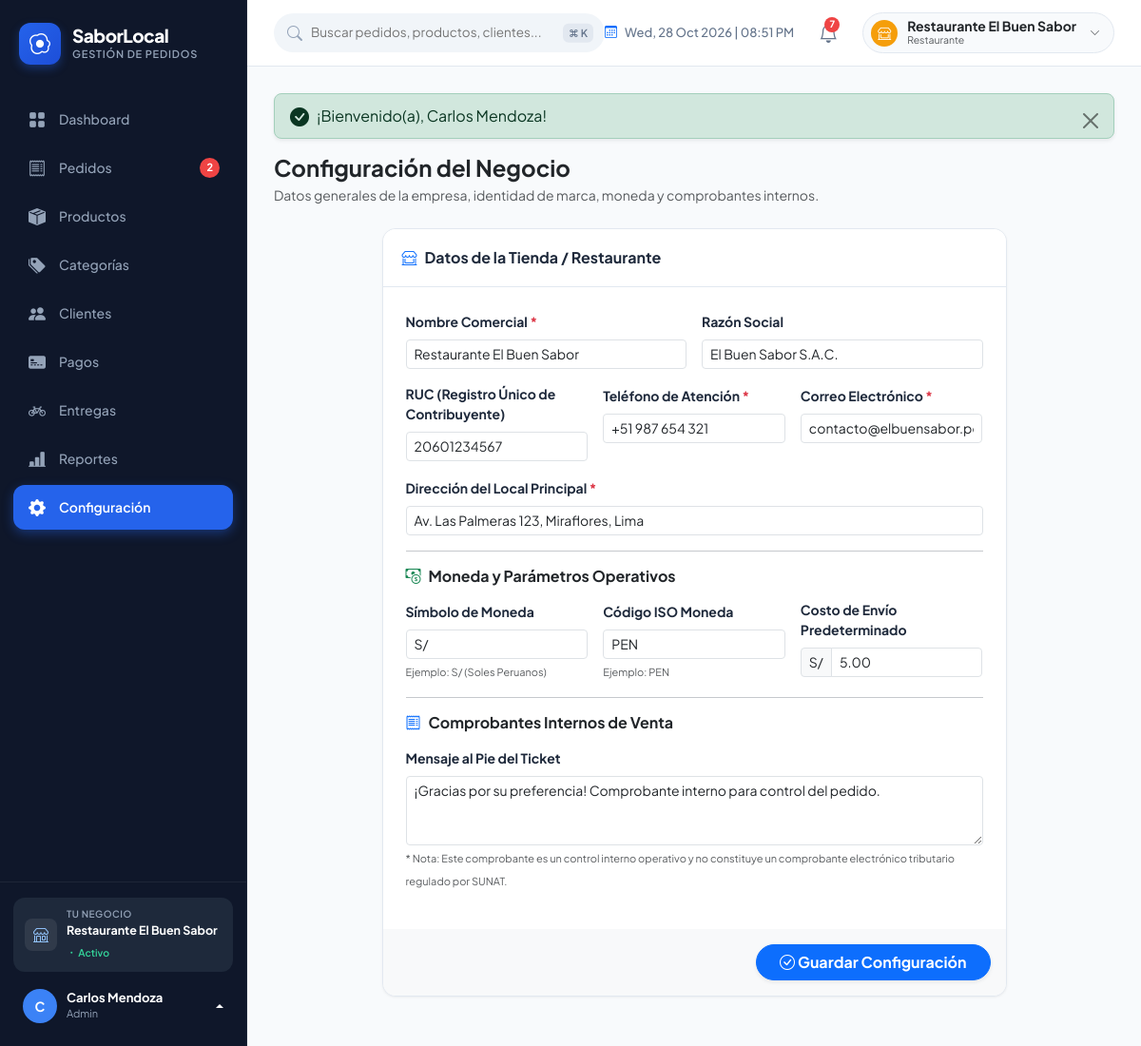
Page /index.php?route=configuracion (signed in) on the committed database.
### tables this page shows
CREATE TABLE `configuracion_negocio` (
  `id` INT AUTO_INCREMENT PRIMARY KEY,
  `nombre_comercial` VARCHAR(150) NOT NULL DEFAULT 'Restaurante El Buen Sabor',
  `ruc` VARCHAR(20) DEFAULT '20601234567',
  `razon_social` VARCHAR(200) DEFAULT 'El Buen Sabor S.A.C.',
  `direccion` VARCHAR(255) DEFAULT 'Av. Las Palmeras 123, Miraflores, Lima',
  `telefono` VARCHAR(50) DEFAULT '+51 987 654 321',
  `email` VARCHAR(150) DEFAULT 'contacto@elbuensabor.pe',
  `logo` VARCHAR(255) DEFAULT 'logo.png',
  `moneda_simbolo` VARCHAR(10) NOT NULL DEFAULT 'S/',
  `moneda_codigo` VARCHAR(10) NOT NULL DEFAULT 'PEN',
  `igv_porcentaje` DECIMAL(5,2) NOT NULL DEFAULT 18.00,
  `costo_envio_predeterminado` DECIMAL(10,2) NOT NULL DEFAULT 5.00,
  `mensaje_ticket` TEXT DEFAULT '¡Gracias por su preferencia! Comprobante interno sin valor tributario.',
  `created_at` DATETIME NOT NULL DEFAULT CURRENT_TIMESTAMP,
  `updated_at` DATETIME NOT NULL DEFAULT CURRENT_TIMESTAMP ON UPDATE CURRENT_TIMESTAMP
);

### app/Controllers/ConfiguracionController.php (called while the page is built, shortened)
<?php
class ConfiguracionController {
    public function index(): void {
        $configuracion = Configuracion::get();
        require __DIR__ . '/../../views/configuracion/index.php';
    }
}

### index.php (called while the page is built, shortened)
<?php
spl_autoload_register(function ($class) {
    $prefix = 'App\\';
    $base_dir = __DIR__ . '/app/';
    $len = strlen($prefix);
    $relative_class = substr($class, $len);
    $file = $base_dir . str_replace('\\', '/', $relative_class) . '.php';
});
$route = $_GET['route'] ?? '';
$route = trim($route, '/');
$method = $_SERVER['REQUEST_METHOD'] ?? 'GET';
$router = require __DIR__ . '/routes/web.php';
$router($route, $method);

### app/Helpers/AuthHelper.php (called while the page is built, shortened)
<?php
class AuthHelper {
    public static function check(): bool {
        return isset($_SESSION['usuario_id']) && !empty($_SESSION['usuario_id']);
    }
    public static function user(): ?array {
        return [
            'id'     => $_SESSION['usuario_id'],
            'nombre' => $_SESSION['usuario_nombre'] ?? 'Usuario',
            'email'  => $_SESSION['usuario_email'] ?? '',
            'rol'    => $_SESSION['usuario_rol'] ?? 'empleado',
            'avatar' => $_SESSION['usuario_avatar'] ?? null
        ];
    }
    public static function rol(): string {
        return $_SESSION['usuario_rol'] ?? 'empleado';
    }
    public static function isAdmin(): bool {
        return self::rol() === 'admin';
    }
}

### app/Models/Configuracion.php (called while the page is built, shortened)
<?php
class Configuracion {
    public static function get(): array {
        $db = Database::getConnection();
        $stmt = $db->query("SELECT * FROM configuracion_negocio LIMIT 1");
        $conf = $stmt->fetch();
        return $conf;
    }
}

### views/configuracion/index.php (the view, shortened to what this page needs)
<?php
require __DIR__ . '/../layouts/header.php';
require __DIR__ . '/../layouts/sidebar.php';
?>
<main class="app-main">
    <?php require __DIR__ . '/../layouts/navbar.php'; ?>
    <div class="app-content">
        <?= FlashHelper::render() ?>
        <div class="d-flex flex-wrap align-items-center justify-content-between gap-3 mb-4">
            <div>
                <h2 class="h4 fw-bold text-dark mb-1">Configuración del Negocio</h2>
                <p class="text-muted small mb-0">Datos generales de la empresa, identidad de marca, moneda y comprobantes internos.</p>
            </div>
        </div>
        <div class="row justify-content-center">
            <div class="col-12 col-xl-9">
                <div class="card-enterprise">
                    <div class="card-header-clean">
                        <div class="card-title-clean">
                            <i class="bi bi-shop-window text-primary"></i> Datos de la Tienda / Restaurante
                        </div>
                    </div>
                    <form action="index.php?route=configuracion" method="POST">
                        <div class="card-body-clean p-4">
                            <div class="row g-3 mb-3">
                                <div class="col-md-6">
                                    <label class="form-label small fw-bold">Nombre Comercial <span class="text-danger">*</span></label>
                                    <input type="text" name="nombre_comercial" class="form-control form-control-sm" value="<?= htmlspecialchars($configuracion['nombre_comercial']) ?>" required>
                                </div>
                                <div class="col-md-6">
                                    <label class="form-label small fw-bold">Razón Social</label>
                                    <input type="text" name="razon_social" class="form-control form-control-sm" value="<?= htmlspecialchars($configuracion['razon_social']) ?>">
                                </div>
                                <div class="col-md-4">
                                    <label class="form-label small fw-bold">RUC (Registro Único de Contribuyente)</label>
                                    <input type="text" name="ruc" class="form-control form-control-sm" value="<?= htmlspecialchars($configuracion['ruc']) ?>">
                                </div>
                                <div class="col-md-4">
                                    <label class="form-label small fw-bold">Teléfono de Atención <span class="text-danger">*</span></label>
                                    <input type="text" name="telefono" class="form-control form-control-sm" value="<?= htmlspecialchars($configuracion['telefono']) ?>" required>
                                </div>
                                <div class="col-md-4">
                                    <label class="form-label small fw-bold">Correo Electrónico <span class="text-danger">*</span></label>
                                    <input type="email" name="email" class="form-control form-control-sm" value="<?= htmlspecialchars($configuracion['email']) ?>" required>
                                </div>
                                <div class="col-12">
                                    <label class="form-label small fw-bold">Dirección del Local Principal <span class="text-danger">*</span></label>
                                    <input type="text" name="direccion" class="form-control form-control-sm" value="<?= htmlspecialchars($configuracion['direccion']) ?>" required>
                                </div>
                            </div>
                            <hr class="my-3">
                            <h6 class="fw-bold text-dark mb-3"><i class="bi bi-cash-coin text-success me-2"></i>Moneda y Parámetros Operativos</h6>
                            <div class="row g-3 mb-3">
                                <div class="col-md-4">
                                    <label class="form-label small fw-bold">Símbolo de Moneda</label>
                                    <input type="text" name="moneda_simbolo" class="form-control form-control-sm" value="<?= htmlspecialchars($configuracion['moneda_simbolo']) ?>" required>
                                    <span class="text-muted" style="font-size: 11px;">Ejemplo: S/ (Soles Peruanos)</span>
                                </div>
                                <div class="col-md-4">
                                    <label class="form-label small fw-bold">Código ISO Moneda</label>
                                    <input type="text" name="moneda_codigo" class="form-control form-control-sm" value="<?= htmlspecialchars($configuracion['moneda_codigo']) ?>" required>
                                    <span class="text-muted" style="font-size: 11px;">Ejemplo: PEN</span>
                                </div>
                                <div class="col-md-4">
                                    <label class="form-label small fw-bold">Costo de Envío Predeterminado</label>
                                    <div class="input-group input-group-sm">
                                        <span class="input-group-text bg-light">S/</span>
                                        <input type="number" step="0.50" min="0" name="costo_envio_predeterminado" class="form-control form-control-sm" value="<?= number_format($configuracion['costo_envio_predeterminado'], 2, '.', '') ?>" required>
                                    </div>
                                </div>
                            </div>
                            <hr class="my-3">
                            <h6 class="fw-bold text-dark mb-3"><i class="bi bi-receipt text-primary me-2"></i>Comprobantes Internos de Venta</h6>
                            <div class="mb-3">
                                <label class="form-label small fw-bold">Mensaje al Pie del Ticket</label>
                                <textarea name="mensaje_ticket" class="form-control form-control-sm" rows="3"><?= htmlspecialchars($configuracion['mensaje_ticket']) ?></textarea>
                                <span class="text-muted" style="font-size: 11px;">
                                    * Nota: Este comprobante es un control interno operativo y no constituye un comprobante electrónico tributario regulado por SUNAT.
                                </span>
                            </div>
                        </div>
                        <div class="card-footer bg-light p-3 text-end">
                            <button type="submit" class="btn btn-primary rounded-pill px-4 fw-bold shadow-sm">
                                <i class="bi bi-check-circle me-1.5"></i> Guardar Configuración
                            </button>
                        </div>
                    </form>
                </div>
            </div>
        </div>
    </div>
</main>
<?php require __DIR__ . '/../layouts/footer.php'; ?>

### views/layouts/sidebar.php (shortened to what this page needs)
<?php
$conf = Configuracion::get();
$user = AuthHelper::user();
$route = $_GET['route'] ?? 'dashboard';
$db = Database::getConnection();
$pendingCount = (int)$db->query("SELECT COUNT(*) FROM pedidos WHERE estado = 'pendiente'")->fetchColumn();
?>
<aside class="app-sidebar" id="appSidebar">
    <div class="sidebar-header">
        <div class="brand-icon">
            <i class="bi bi-egg-fried"></i>
        </div>
        <div>
            <h1 class="brand-title">SaborLocal</h1>
            <p class="brand-subtitle">Gestión de Pedidos</p>
        </div>
    </div>
    <nav class="sidebar-menu">
        <a href="index.php?route=dashboard" class="nav-item-link <?= in_array($route, ['', 'dashboard']) ? 'active' : '' ?>">
            <span class="nav-label"><i class="bi bi-grid-fill"></i> Dashboard</span>
        </a>
        <a href="index.php?route=pedidos" class="nav-item-link <?= str_starts_with($route, 'pedidos') ? 'active' : '' ?>">
            <span class="nav-label"><i class="bi bi-receipt"></i> Pedidos</span>
            <?php if ($pendingCount > 0): ?>
                <span class="nav-badge-pill"><?= $pendingCount ?></span>
            <?php endif; ?>
        </a>
        <a href="index.php?route=productos" class="nav-item-link <?= str_starts_with($route, 'productos') ? 'active' : '' ?>">
            <span class="nav-label"><i class="bi bi-box-seam-fill"></i> Productos</span>
        </a>
        <a href="index.php?route=categorias" class="nav-item-link <?= str_starts_with($route, 'categorias') ? 'active' : '' ?>">
            <span class="nav-label"><i class="bi bi-tags-fill"></i> Categorías</span>
        </a>
        <a href="index.php?route=clientes" class="nav-item-link <?= str_starts_with($route, 'clientes') ? 'active' : '' ?>">
            <span class="nav-label"><i class="bi bi-people-fill"></i> Clientes</span>
        </a>
        <a href="index.php?route=pagos" class="nav-item-link <?= str_starts_with($route, 'pagos') ? 'active' : '' ?>">
            <span class="nav-label"><i class="bi bi-credit-card-2-front-fill"></i> Pagos</span>
        </a>
        <a href="index.php?route=entregas" class="nav-item-link <?= str_starts_with($route, 'entregas') ? 'active' : '' ?>">
            <span class="nav-label"><i class="bi bi-bicycle"></i> Entregas</span>
        </a>
        <a href="index.php?route=reportes" class="nav-item-link <?= str_starts_with($route, 'reportes') ? 'active' : '' ?>">
            <span class="nav-label"><i class="bi bi-bar-chart-line-fill"></i> Reportes</span>
        </a>
        <?php if (AuthHelper::isAdmin()): ?>
        <a href="index.php?route=configuracion" class="nav-item-link <?= str_starts_with($route, 'configuracion') ? 'active' : '' ?>">
            <span class="nav-label"><i class="bi bi-gear-fill"></i> Configuración</span>
        </a>
        <?php endif; ?>
    </nav>
    <div class="sidebar-footer">
        <div class="sidebar-business-card">
            <div class="business-icon-box">
                <i class="bi bi-shop"></i>
            </div>
            <div class="business-details">
                <p class="business-label">Tu negocio</p>
                <p class="business-name"><?= htmlspecialchars($conf['nombre_comercial']) ?></p>
                <span class="business-status"><i class="bi bi-dot"></i> Activo</span>
            </div>
        </div>
        <div class="dropdown dropup">
            <a href="#" class="sidebar-user-card dropdown-toggle" data-bs-toggle="dropdown" aria-expanded="false">
                <div class="user-avatar-img">
                    <?= strtoupper(substr($user['nombre'] ?? 'U', 0, 1)) ?>
                </div>
                <div class="flex-grow-1 overflow-hidden">
                    <p class="user-meta-name text-truncate"><?= htmlspecialchars($user['nombre'] ?? 'Usuario') ?></p>
                    <p class="user-meta-role text-capitalize"><?= htmlspecialchars($user['rol'] ?? 'Empleado') ?></p>
                </div>
            </a>
        </div>
    </div>
</aside>

### views/layouts/navbar.php (shortened to what this page needs)
<?php
$conf = Configuracion::get();
$db = Database::getConnection();
$stockAlerts = $db->query("SELECT nombre, stock, stock_minimo FROM productos WHERE stock <= stock_minimo AND activo = 1 LIMIT 5")->fetchAll();
$pendingOrders = $db->query("SELECT numero_pedido, total, created_at FROM pedidos WHERE estado = 'pendiente' ORDER BY id DESC LIMIT 5")->fetchAll();
$totalNotifications = count($stockAlerts) + count($pendingOrders);
?>
<header class="app-topbar">
    <div class="topbar-left">
        <form class="global-search-box" action="index.php" method="GET">
            <i class="bi bi-search search-icon"></i>
            <input type="text"
                   name="search"
                   id="globalSearchInput"
                   class="global-search-input"
                   placeholder="Buscar pedidos, productos, clientes..."
                   autocomplete="off">
            <span class="search-shortcut-pill">⌘ K</span>
        </form>
    </div>
    <div class="topbar-right">
        <div class="topbar-datetime d-none d-md-flex">
            <i class="bi bi-calendar3 text-primary"></i>
            <span id="liveClock"><?= date('D, d M Y | h:i A') ?></span>
        </div>
        <div class="dropdown">
            <button class="notification-btn" data-bs-toggle="dropdown" aria-expanded="false" title="Notificaciones">
                <i class="bi bi-bell"></i>
                <?php if ($totalNotifications > 0): ?>
                    <span class="notification-badge"><?= min($totalNotifications, 9) ?></span>
                <?php endif; ?>
            </button>
        </div>
        <a href="index.php?route=configuracion" class="store-selector-pill d-none d-sm-flex text-decoration-none">
            <div class="store-logo-thumb">
                <i class="bi bi-shop-window"></i>
            </div>
            <div>
                <div class="fw-bold small lh-1 text-dark"><?= htmlspecialchars($conf['nombre_comercial']) ?></div>
                <div class="text-muted" style="font-size: 10.5px;">Restaurante</div>
            </div>
            <i class="bi bi-chevron-down text-muted ms-1" style="font-size: 11px;"></i>
        </a>
    </div>
</header>

### rows in the picture
configuracion_negocio: nombre_comercial "Restaurante El Buen Sabor", razon_social "El Buen Sabor S.A.C.", ruc "20601234567", telefono "+51 987 654 321", email "contacto@elbuensabor.pe", direccion "Av. Las Palmeras 123, Miraflores, Lima", moneda_simbolo "S/", moneda_codigo "PEN", costo_envio_predeterminado "5.00", mensaje_ticket "¡Gracias por su preferencia! Comprobante interno para control del pedido."

### other values in the picture
$pendingCount "2"
substr($user['nombre'] ?? 'U', 0, 1) "C"
$user['nombre'] "Carlos Mendoza"
$user['rol'] "Admin"
min($totalNotifications, 9) "7"
$message "¡Bienvenido(a), Carlos Mendoza!"
